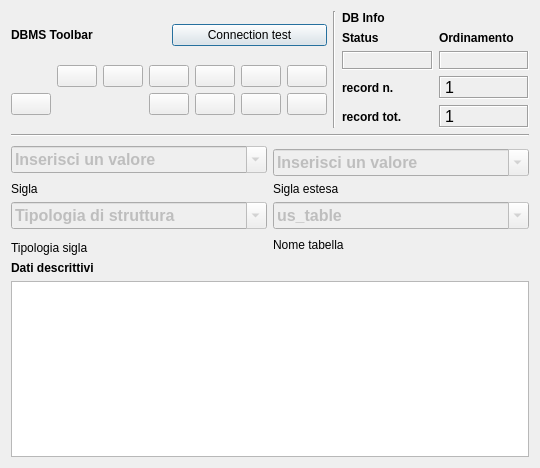
<?xml version="1.0" encoding="UTF-8"?>
<ui version="4.0">
 <class>DialogThesaurus</class>
 <widget class="QDialog" name="DialogThesaurus">
  <property name="geometry">
   <rect>
    <x>0</x>
    <y>0</y>
    <width>540</width>
    <height>468</height>
   </rect>
  </property>
  <property name="minimumSize">
   <size>
    <width>540</width>
    <height>400</height>
   </size>
  </property>
  <property name="windowTitle">
   <string>pyArchInit Gestione Beni culturali - Thesaurus</string>
  </property>
  <property name="windowIcon">
   <iconset resource="resources.qrc">
    <normaloff>:/icons/iconSite.png</normaloff>:/icons/iconSite.png</iconset>
  </property>
  <layout class="QGridLayout" name="gridLayout_6">
   <item row="0" column="0" colspan="2">
    <layout class="QHBoxLayout" name="horizontalLayout">
     <item>
      <layout class="QGridLayout" name="gridLayout_2">
       <item row="0" column="0">
        <widget class="QLabel" name="label_29">
         <property name="font">
          <font>
           <weight>75</weight>
           <bold>true</bold>
          </font>
         </property>
         <property name="text">
          <string>DBMS Toolbar</string>
         </property>
        </widget>
       </item>
       <item row="0" column="1">
        <widget class="QPushButton" name="pushButton_connect">
         <property name="text">
          <string>Connection test</string>
         </property>
        </widget>
       </item>
       <item row="1" column="0" colspan="2">
        <layout class="QGridLayout" name="gridLayout">
         <item row="0" column="5">
          <widget class="QPushButton" name="pushButton_first_rec">
           <property name="toolTip">
            <string>First rec</string>
           </property>
           <property name="text">
            <string/>
           </property>
           <property name="icon">
            <iconset resource="resources.qrc">
             <normaloff>:/icons/5_leftArrows.png</normaloff>:/icons/5_leftArrows.png</iconset>
           </property>
          </widget>
         </item>
         <item row="0" column="7">
          <widget class="QPushButton" name="pushButton_next_rec">
           <property name="toolTip">
            <string>Next rec</string>
           </property>
           <property name="text">
            <string/>
           </property>
           <property name="icon">
            <iconset resource="resources.qrc">
             <normaloff>:/icons/6_rightArrow.png</normaloff>:/icons/6_rightArrow.png</iconset>
           </property>
          </widget>
         </item>
         <item row="0" column="8">
          <widget class="QPushButton" name="pushButton_last_rec">
           <property name="toolTip">
            <string>Last rec</string>
           </property>
           <property name="text">
            <string/>
           </property>
           <property name="icon">
            <iconset resource="resources.qrc">
             <normaloff>:/icons/7_rightArrows.png</normaloff>:/icons/7_rightArrows.png</iconset>
           </property>
          </widget>
         </item>
         <item row="0" column="9">
          <widget class="QPushButton" name="pushButton_new_rec">
           <property name="font">
            <font>
             <pointsize>9</pointsize>
            </font>
           </property>
           <property name="toolTip">
            <string>New record</string>
           </property>
           <property name="text">
            <string/>
           </property>
           <property name="icon">
            <iconset resource="resources.qrc">
             <normaloff>:/icons/newrec.png</normaloff>:/icons/newrec.png</iconset>
           </property>
          </widget>
         </item>
         <item row="0" column="10">
          <widget class="QPushButton" name="pushButton_save">
           <property name="font">
            <font>
             <pointsize>9</pointsize>
            </font>
           </property>
           <property name="toolTip">
            <string>Save</string>
           </property>
           <property name="text">
            <string/>
           </property>
           <property name="icon">
            <iconset resource="resources.qrc">
             <normaloff>:/icons/b_save.png</normaloff>:/icons/b_save.png</iconset>
           </property>
           <property name="autoDefault">
            <bool>false</bool>
           </property>
          </widget>
         </item>
         <item row="1" column="7">
          <widget class="QPushButton" name="pushButton_new_search">
           <property name="font">
            <font>
             <pointsize>9</pointsize>
            </font>
           </property>
           <property name="toolTip">
            <string>new search</string>
           </property>
           <property name="text">
            <string/>
           </property>
           <property name="icon">
            <iconset resource="resources.qrc">
             <normaloff>:/icons/new_search.png</normaloff>:/icons/new_search.png</iconset>
           </property>
          </widget>
         </item>
         <item row="1" column="8">
          <widget class="QPushButton" name="pushButton_search_go">
           <property name="font">
            <font>
             <pointsize>9</pointsize>
            </font>
           </property>
           <property name="toolTip">
            <string>search !!!</string>
           </property>
           <property name="text">
            <string/>
           </property>
           <property name="icon">
            <iconset resource="resources.qrc">
             <normaloff>:/icons/search.png</normaloff>:/icons/search.png</iconset>
           </property>
          </widget>
         </item>
         <item row="1" column="9">
          <widget class="QPushButton" name="pushButton_sort">
           <property name="font">
            <font>
             <pointsize>9</pointsize>
            </font>
           </property>
           <property name="toolTip">
            <string>Order by</string>
           </property>
           <property name="text">
            <string/>
           </property>
           <property name="icon">
            <iconset resource="resources.qrc">
             <normaloff>:/icons/sort.png</normaloff>:/icons/sort.png</iconset>
           </property>
          </widget>
         </item>
         <item row="1" column="10">
          <widget class="QPushButton" name="pushButton_view_all">
           <property name="font">
            <font>
             <pointsize>9</pointsize>
            </font>
           </property>
           <property name="toolTip">
            <string>View alls records</string>
           </property>
           <property name="text">
            <string/>
           </property>
           <property name="icon">
            <iconset resource="resources.qrc">
             <normaloff>:/icons/view_all.png</normaloff>:/icons/view_all.png</iconset>
           </property>
          </widget>
         </item>
         <item row="1" column="2">
          <widget class="QPushButton" name="pushButton_delete">
           <property name="enabled">
            <bool>true</bool>
           </property>
           <property name="font">
            <font>
             <pointsize>9</pointsize>
            </font>
           </property>
           <property name="toolTip">
            <string>Delete record</string>
           </property>
           <property name="text">
            <string/>
           </property>
           <property name="icon">
            <iconset resource="resources.qrc">
             <normaloff>:/icons/delete.png</normaloff>:/icons/delete.png</iconset>
           </property>
          </widget>
         </item>
         <item row="0" column="6">
          <widget class="QPushButton" name="pushButton_prev_rec">
           <property name="toolTip">
            <string>Prev rec</string>
           </property>
           <property name="text">
            <string/>
           </property>
           <property name="icon">
            <iconset resource="resources.qrc">
             <normaloff>:/icons/4_leftArrow.png</normaloff>:/icons/4_leftArrow.png</iconset>
           </property>
          </widget>
         </item>
        </layout>
       </item>
      </layout>
     </item>
     <item>
      <widget class="Line" name="line_6">
       <property name="orientation">
        <enum>Qt::Vertical</enum>
       </property>
      </widget>
     </item>
     <item>
      <layout class="QGridLayout" name="gridLayout_5">
       <item row="0" column="0">
        <widget class="QLabel" name="label_42">
         <property name="font">
          <font>
           <weight>75</weight>
           <bold>true</bold>
          </font>
         </property>
         <property name="autoFillBackground">
          <bool>true</bool>
         </property>
         <property name="text">
          <string>DB Info</string>
         </property>
        </widget>
       </item>
       <item row="1" column="0">
        <layout class="QGridLayout" name="gridLayout_4">
         <item row="0" column="1">
          <widget class="QLabel" name="label_43">
           <property name="font">
            <font>
             <pointsize>9</pointsize>
             <weight>75</weight>
             <bold>true</bold>
            </font>
           </property>
           <property name="text">
            <string>Ordinamento</string>
           </property>
           <property name="margin">
            <number>0</number>
           </property>
          </widget>
         </item>
         <item row="1" column="0">
          <widget class="QLabel" name="label_status">
           <property name="minimumSize">
            <size>
             <width>40</width>
             <height>0</height>
            </size>
           </property>
           <property name="font">
            <font>
             <pointsize>10</pointsize>
             <weight>75</weight>
             <bold>true</bold>
            </font>
           </property>
           <property name="cursor">
            <cursorShape>ForbiddenCursor</cursorShape>
           </property>
           <property name="mouseTracking">
            <bool>false</bool>
           </property>
           <property name="contextMenuPolicy">
            <enum>Qt::DefaultContextMenu</enum>
           </property>
           <property name="frameShape">
            <enum>QFrame::Box</enum>
           </property>
           <property name="frameShadow">
            <enum>QFrame::Sunken</enum>
           </property>
           <property name="text">
            <string/>
           </property>
           <property name="alignment">
            <set>Qt::AlignCenter</set>
           </property>
           <property name="margin">
            <number>0</number>
           </property>
          </widget>
         </item>
         <item row="1" column="1">
          <widget class="QLabel" name="label_sort">
           <property name="font">
            <font>
             <pointsize>10</pointsize>
             <weight>75</weight>
             <bold>true</bold>
            </font>
           </property>
           <property name="cursor">
            <cursorShape>ForbiddenCursor</cursorShape>
           </property>
           <property name="mouseTracking">
            <bool>false</bool>
           </property>
           <property name="contextMenuPolicy">
            <enum>Qt::DefaultContextMenu</enum>
           </property>
           <property name="frameShape">
            <enum>QFrame::Box</enum>
           </property>
           <property name="frameShadow">
            <enum>QFrame::Sunken</enum>
           </property>
           <property name="text">
            <string/>
           </property>
           <property name="alignment">
            <set>Qt::AlignCenter</set>
           </property>
           <property name="margin">
            <number>0</number>
           </property>
          </widget>
         </item>
         <item row="0" column="0">
          <widget class="QLabel" name="label_34">
           <property name="font">
            <font>
             <pointsize>9</pointsize>
             <weight>75</weight>
             <bold>true</bold>
            </font>
           </property>
           <property name="text">
            <string>Status</string>
           </property>
           <property name="margin">
            <number>0</number>
           </property>
          </widget>
         </item>
        </layout>
       </item>
       <item row="2" column="0">
        <layout class="QGridLayout" name="gridLayout_3">
         <item row="0" column="0">
          <widget class="QLabel" name="label_27">
           <property name="font">
            <font>
             <pointsize>9</pointsize>
             <weight>75</weight>
             <bold>true</bold>
            </font>
           </property>
           <property name="text">
            <string>record n.</string>
           </property>
           <property name="margin">
            <number>0</number>
           </property>
          </widget>
         </item>
         <item row="0" column="1">
          <widget class="QLabel" name="label_rec_corrente">
           <property name="font">
            <font>
             <family>Microsoft Sans Serif</family>
             <pointsize>12</pointsize>
            </font>
           </property>
           <property name="cursor">
            <cursorShape>ForbiddenCursor</cursorShape>
           </property>
           <property name="mouseTracking">
            <bool>false</bool>
           </property>
           <property name="contextMenuPolicy">
            <enum>Qt::DefaultContextMenu</enum>
           </property>
           <property name="frameShape">
            <enum>QFrame::Box</enum>
           </property>
           <property name="frameShadow">
            <enum>QFrame::Sunken</enum>
           </property>
           <property name="text">
            <string>1</string>
           </property>
          </widget>
         </item>
         <item row="1" column="0">
          <widget class="QLabel" name="label_28">
           <property name="font">
            <font>
             <pointsize>9</pointsize>
             <weight>75</weight>
             <bold>true</bold>
            </font>
           </property>
           <property name="text">
            <string>record tot.</string>
           </property>
           <property name="margin">
            <number>0</number>
           </property>
          </widget>
         </item>
         <item row="1" column="1">
          <widget class="QLabel" name="label_rec_tot">
           <property name="font">
            <font>
             <family>Microsoft Sans Serif</family>
             <pointsize>12</pointsize>
            </font>
           </property>
           <property name="cursor">
            <cursorShape>ForbiddenCursor</cursorShape>
           </property>
           <property name="mouseTracking">
            <bool>false</bool>
           </property>
           <property name="contextMenuPolicy">
            <enum>Qt::DefaultContextMenu</enum>
           </property>
           <property name="frameShape">
            <enum>QFrame::Box</enum>
           </property>
           <property name="frameShadow">
            <enum>QFrame::Sunken</enum>
           </property>
           <property name="text">
            <string>1</string>
           </property>
          </widget>
         </item>
        </layout>
       </item>
      </layout>
     </item>
    </layout>
   </item>
   <item row="1" column="0" colspan="2">
    <widget class="Line" name="line_8">
     <property name="font">
      <font>
       <weight>75</weight>
       <bold>true</bold>
      </font>
     </property>
     <property name="orientation">
      <enum>Qt::Horizontal</enum>
     </property>
    </widget>
   </item>
   <item row="2" column="0" rowspan="2">
    <widget class="QComboBox" name="comboBox_sigla">
     <property name="enabled">
      <bool>false</bool>
     </property>
     <property name="minimumSize">
      <size>
       <width>100</width>
       <height>0</height>
      </size>
     </property>
     <property name="font">
      <font>
       <pointsize>12</pointsize>
       <weight>75</weight>
       <bold>true</bold>
      </font>
     </property>
     <property name="mouseTracking">
      <bool>true</bool>
     </property>
     <property name="editable">
      <bool>true</bool>
     </property>
     <property name="maxVisibleItems">
      <number>99999</number>
     </property>
     <property name="maxCount">
      <number>2147483647</number>
     </property>
     <item>
      <property name="text">
       <string>Inserisci un valore</string>
      </property>
     </item>
    </widget>
   </item>
   <item row="3" column="1">
    <widget class="QComboBox" name="comboBox_sigla_estesa">
     <property name="enabled">
      <bool>false</bool>
     </property>
     <property name="minimumSize">
      <size>
       <width>150</width>
       <height>0</height>
      </size>
     </property>
     <property name="font">
      <font>
       <pointsize>12</pointsize>
       <weight>75</weight>
       <bold>true</bold>
      </font>
     </property>
     <property name="mouseTracking">
      <bool>true</bool>
     </property>
     <property name="editable">
      <bool>true</bool>
     </property>
     <property name="maxVisibleItems">
      <number>99999</number>
     </property>
     <property name="maxCount">
      <number>2147483647</number>
     </property>
     <item>
      <property name="text">
       <string>Inserisci un valore</string>
      </property>
     </item>
    </widget>
   </item>
   <item row="4" column="0">
    <widget class="QLabel" name="label">
     <property name="text">
      <string>Sigla</string>
     </property>
    </widget>
   </item>
   <item row="4" column="1">
    <widget class="QLabel" name="label_2">
     <property name="text">
      <string>Sigla estesa</string>
     </property>
    </widget>
   </item>
   <item row="5" column="0">
    <widget class="QComboBox" name="comboBox_tipologia_sigla">
     <property name="enabled">
      <bool>false</bool>
     </property>
     <property name="minimumSize">
      <size>
       <width>100</width>
       <height>0</height>
      </size>
     </property>
     <property name="font">
      <font>
       <pointsize>12</pointsize>
       <weight>75</weight>
       <bold>true</bold>
      </font>
     </property>
     <property name="mouseTracking">
      <bool>true</bool>
     </property>
     <property name="editable">
      <bool>true</bool>
     </property>
     <property name="maxVisibleItems">
      <number>99999</number>
     </property>
     <property name="maxCount">
      <number>2147483647</number>
     </property>
     <item>
      <property name="text">
       <string>Tipologia di struttura</string>
      </property>
     </item>
     <item>
      <property name="text">
       <string>definizione sito</string>
      </property>
     </item>
     <item>
      <property name="text">
       <string>definizione stratigrafica</string>
      </property>
     </item>
     <item>
      <property name="text">
       <string>tipo di caratterizzazione</string>
      </property>
     </item>
     <item>
      <property name="text">
       <string>tipo di us</string>
      </property>
     </item>
     <item>
      <property name="text">
       <string>tipo reperto</string>
      </property>
     </item>
    </widget>
   </item>
   <item row="5" column="1">
    <widget class="QComboBox" name="comboBox_nome_tabella">
     <property name="enabled">
      <bool>false</bool>
     </property>
     <property name="minimumSize">
      <size>
       <width>100</width>
       <height>0</height>
      </size>
     </property>
     <property name="font">
      <font>
       <pointsize>12</pointsize>
       <weight>75</weight>
       <bold>true</bold>
      </font>
     </property>
     <property name="mouseTracking">
      <bool>true</bool>
     </property>
     <property name="editable">
      <bool>true</bool>
     </property>
     <property name="maxVisibleItems">
      <number>99999</number>
     </property>
     <property name="maxCount">
      <number>2147483647</number>
     </property>
     <item>
      <property name="text">
       <string>us_table</string>
      </property>
     </item>
     <item>
      <property name="text">
       <string>site_table</string>
      </property>
     </item>
     <item>
      <property name="text">
       <string>struttura_table</string>
      </property>
     </item>
     <item>
      <property name="text">
       <string>pyunitastratigrafiche</string>
      </property>
     </item>
     <item>
      <property name="text">
       <string>inventario_materiali_table</string>
      </property>
     </item>
    </widget>
   </item>
   <item row="7" column="0">
    <widget class="QLabel" name="label_11">
     <property name="text">
      <string>Tipologia sigla</string>
     </property>
    </widget>
   </item>
   <item row="6" column="1" rowspan="2">
    <widget class="QLabel" name="label_10">
     <property name="text">
      <string>Nome tabella</string>
     </property>
    </widget>
   </item>
   <item row="8" column="0" colspan="2">
    <layout class="QVBoxLayout" name="verticalLayout_3">
     <item>
      <widget class="QLabel" name="label_13">
       <property name="font">
        <font>
         <weight>75</weight>
         <bold>true</bold>
        </font>
       </property>
       <property name="text">
        <string>Dati descrittivi</string>
       </property>
      </widget>
     </item>
     <item>
      <widget class="QTextEdit" name="textEdit_descrizione_sigla">
       <property name="minimumSize">
        <size>
         <width>0</width>
         <height>20</height>
        </size>
       </property>
       <property name="maximumSize">
        <size>
         <width>16777215</width>
         <height>16000000</height>
        </size>
       </property>
       <property name="font">
        <font>
         <pointsize>10</pointsize>
        </font>
       </property>
      </widget>
     </item>
    </layout>
   </item>
  </layout>
 </widget>
 <resources>
  <include location="resources.qrc"/>
 </resources>
 <connections/>
</ui>
